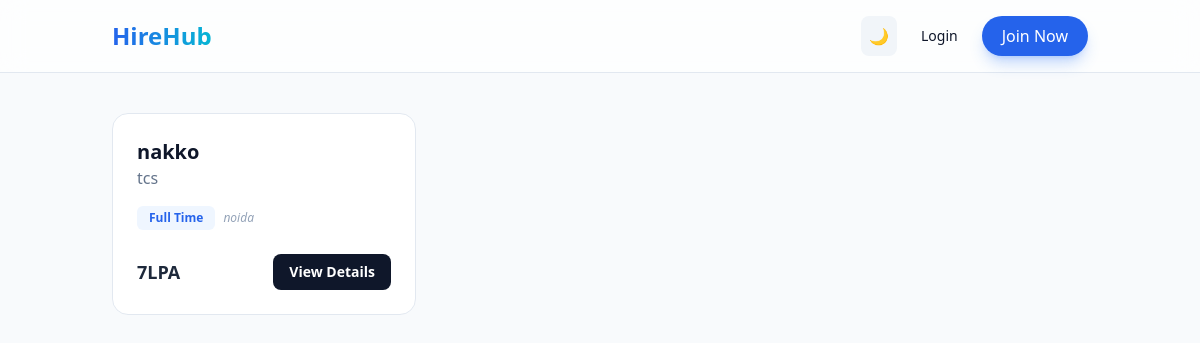
/, run on an earlier commit of the app's database.
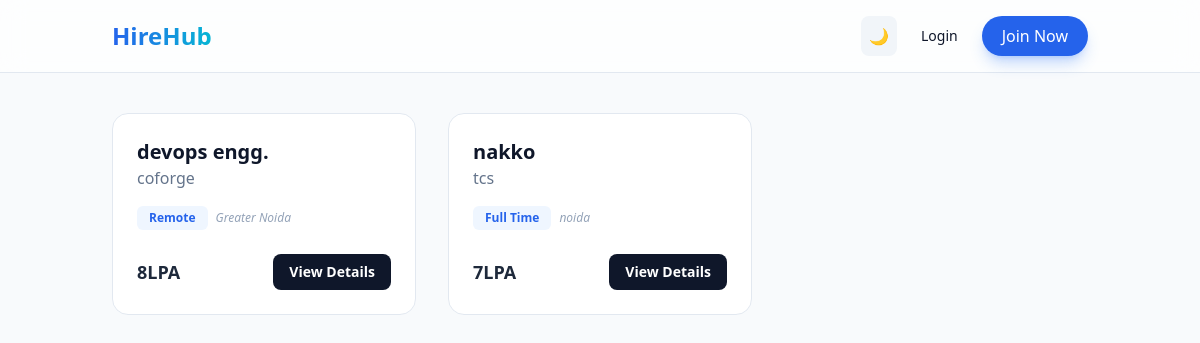
And on a later commit of the database.
### jobs/models.py (models this page shows, shortened)
class Job(models.Model):
    JOB_TYPE_CHOICES = [
        ('Full Time', 'Full Time'),
        ('Part Time', 'Part Time'),
        ('Remote', 'Remote'),
        ('Freelance', 'Freelance'),
    ]
    user = models.ForeignKey(settings.AUTH_USER_MODEL, on_delete=models.CASCADE, related_name='jobs')
    title = models.CharField(max_length=255)
    company_name = models.CharField(max_length=255)
    location = models.CharField(max_length=255)
    job_type = models.CharField(max_length=50, choices=JOB_TYPE_CHOICES)
    salary_range = models.CharField(max_length=100, blank=True, help_text="e.g. 5LPA - 8LPA")
    description = models.TextField()
    requirements = models.TextField(help_text="Har requirement ko nayi line mein likhein")
    created_at = models.DateTimeField(auto_now_add=True)
    is_active = models.BooleanField(default=True)

### jobs/views.py (the view)
# urls.py: path('', job_views.home, name='home'),
def home(request):
    jobs = Job.objects.all().order_by('-created_at')
    return render(request, 'home.html', {'jobs': jobs})

### templates/home.html (shortened to what this page needs)
{% extends 'base.html' %}
{% block content %}
<div class="grid grid-cols-1 md:grid-cols-2 lg:grid-cols-3 gap-8">
    {% for job in jobs %}
    <div data-aos="fade-up" data-aos-delay="{{ forloop.counter }}0"
         class="group relative bg-white dark:bg-slate-800 p-6 rounded-2xl border border-slate-200 dark:border-slate-700 hover:border-blue-500 dark:hover:border-blue-400 transition-all duration-300 hover:shadow-[0_0_30px_-10px_rgba(59,130,246,0.5)]">
        <div class="relative z-10">
            <h3 class="text-xl font-bold dark:text-white group-hover:text-blue-600 transition-colors">{{ job.title }}</h3>
            <p class="text-slate-500 dark:text-slate-400 mb-4">{{ job.company_name }}</p>
            <div class="flex items-center gap-2 mb-4">
                <span class="px-3 py-1 text-xs font-semibold rounded-md bg-blue-50 dark:bg-blue-900/30 text-blue-600 dark:text-blue-400">
                    {{ job.job_type }}
                </span>
                <span class="text-xs text-slate-400 italic">{{ job.location }}</span>
            </div>
            <div class="flex justify-between items-center mt-6">
                <span class="text-lg font-bold text-slate-800 dark:text-slate-100">{{ job.salary_range }}</span>
                <a href="{% url 'job_detail' job.pk %}" class="bg-slate-900 dark:bg-white text-white dark:text-slate-900 px-4 py-2 rounded-lg text-sm font-bold group-hover:bg-blue-600 group-hover:text-white transition-all">
                    View Details
                </a>
            </div>
        </div>
    </div>
    {% endfor %}
</div>
{% endblock %}

What changed in the data, as far as the page shows it:
added Job: title "devops engg.", company_name "coforge", job_type "Remote", location "Greater Noida", salary_range "8LPA"
